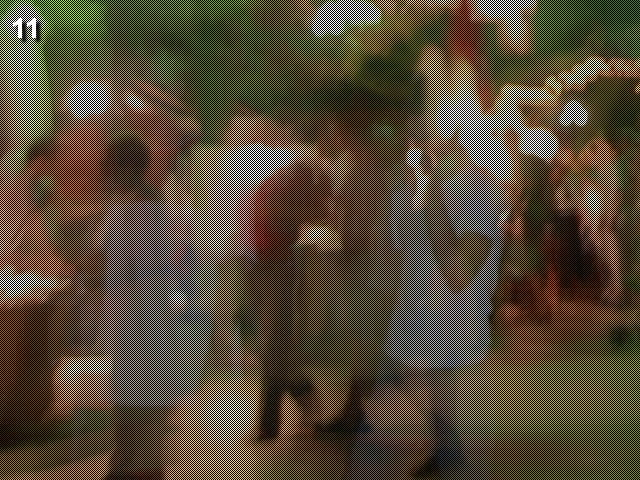
#> input picture pyMisc/cave.jpg, 640 x 480 px
$ python puzz_11.py
#> lines starting #> are read from the running program, lines starting #| are printed output that depends on the picture
# puzz_11.py
#!/usr/bin/python

from PIL import Image

im = Image.open('cave.jpg')
#> im is the input picture: PIL image 640x480 RGB; mean R, G, B 85.8, 73.7, 57.3
pixels = list(im.getdata())
#> pixels = 307200 items
pix1 = [x for x in pixels[::2]]
#> pix1 = 153600 items
pix2 = [x for x in pixels[1::2]]
#> pix2 = 153600 items

im1 = Image.new('RGB', im.size)
#> im1: PIL image 640x480 RGB; every value is 0
im1.putdata(pix1)
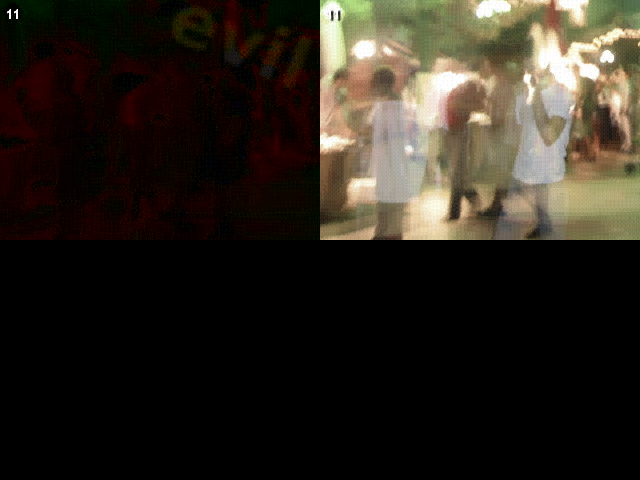
#> im1: PIL image 640x480 RGB; mean R, G, B 42.9, 36.9, 28.6

im2 = Image.new('RGB', im.size)
im2.putdata(pix2)
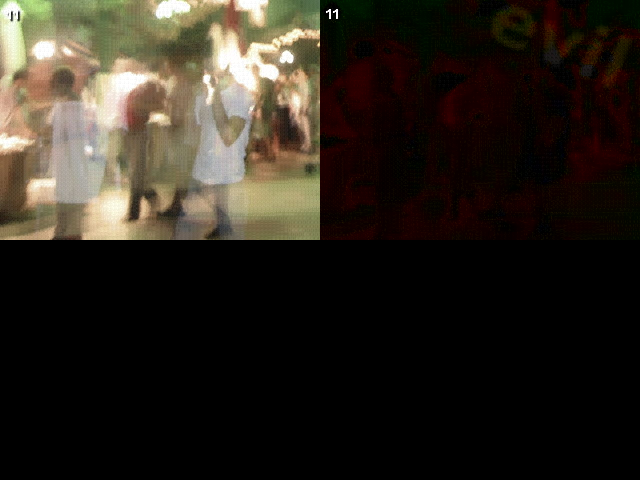
#> im2: PIL image 640x480 RGB; mean R, G, B 42.9, 36.9, 28.7

im1.show()
im2.show()

$ run again, with pyMisc/evil1.jpg copied over pyMisc/cave.jpg
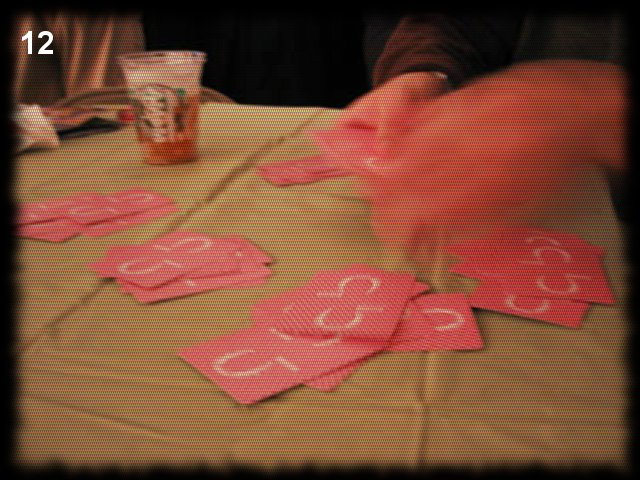
#> input picture pyMisc/evil1.jpg, 640 x 480 px
#> im is the input picture: PIL image 640x480 RGB; mean R, G, B 125.2, 74.5, 53.1
#> pixels = 307200 items
#> pix1 = 153600 items
#> `im1.putdata(pix1)`:
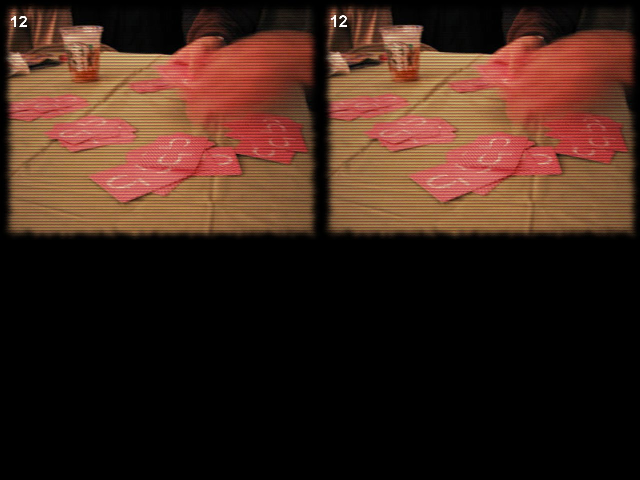
#> im1: PIL image 640x480 RGB; mean R, G, B 62.6, 37.2, 26.5
#> `im2.putdata(pix2)`:
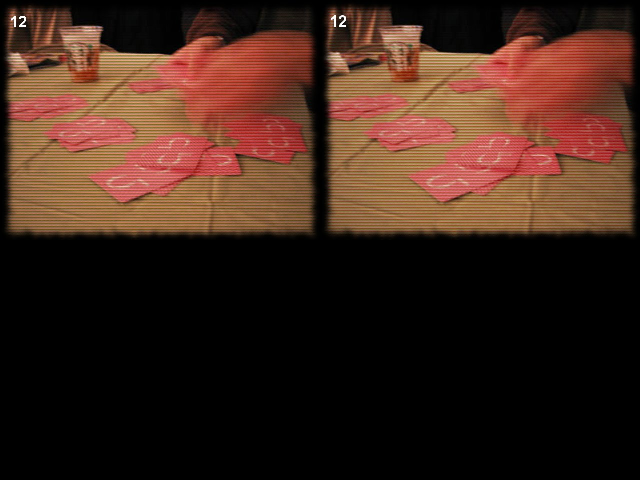
#> im2: PIL image 640x480 RGB; mean R, G, B 62.6, 37.4, 26.5
